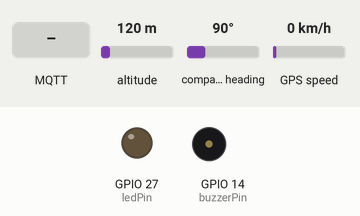
A sketch run on a simulated ESP32. On the bench: output pins drawn as LEDs (lit = HIGH), buzzer (waves = sounding, pin HIGH). Inputs (shaded band) come from the test bench; at power-on: altitude 120 m, compass heading 90°, GPS speed 0 km/h. WiFi joins after 1.5 s; servers stay silent unless stated; the GPS gets a fix after 3 s at 37.7749, -122.4194 with 8 satellites; no MQTT or app messages arrive unless stated; what the sketch prints to the serial monitor is not drawn.

Above: at 2.7 s.
2.8 s: MQTT message "high" arrives on the first subscribed topic
At 3.7 s:
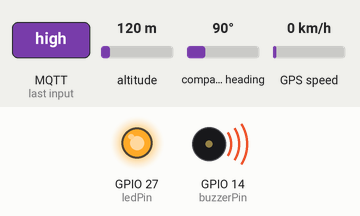
Timing chart, 0 to 9.3 s (numbered marks = the images above; inputs shaded):
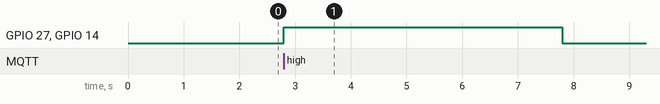

The sketch:

espGPSAlarm.ino
```cpp
#include <TinyGPS++.h>
#include <HardwareSerial.h>
#include <WiFi.h>
#include <PubSubClient.h>

// Inisialisasi GPS
TinyGPSPlus gps;
HardwareSerial gpsSerial(2); // RX=16, TX=17

// WiFi & MQTT
const char* ssid = "infinitegalaxy";
const char* password = "12345678";
const char* mqtt_server = "broker.emqx.io";
const int mqtt_port = 1883;

WiFiClient espClient;
PubSubClient client(espClient);

// Buzzer dan LED
const int buzzerPin = 14;
const int ledPin = 27;

bool alarmActive = false;
unsigned long alarmStartTime = 0;
bool sentLow = false;
unsigned long lowSentTime = 0;

void setup_wifi() {
  WiFi.begin(ssid, password);
  Serial.print("Menghubungkan WiFi");
  while (WiFi.status() != WL_CONNECTED) {
    delay(500);
    Serial.print(".");
  }
  Serial.println("\nWiFi Tersambung");
}

void callback(char* topic, byte* payload, unsigned int length) {
  String message;
  for (int i = 0; i < length; i++) {
    message += (char)payload[i];
  }

  if (String(topic) == "infinitegalaxy/alarm") {
    if (message == "high") {
      digitalWrite(buzzerPin, HIGH);
      digitalWrite(ledPin, HIGH);
      alarmStartTime = millis();
      alarmActive = true;
      sentLow = false;
      Serial.println("Alarm diaktifkan!");
    }
  }
}

void reconnect_mqtt() {
  while (!client.connected()) {
    Serial.print("Menghubungkan MQTT...");
    if (client.connect("ESP32-GPS-Client")) {
      Serial.println("Berhasil");
      client.subscribe("infinitegalaxy/alarm");
    } else {
      Serial.print("Gagal, kode=");
      Serial.print(client.state());
      delay(2000);
    }
  }
}

void setup() {
  Serial.begin(115200);
  gpsSerial.begin(9600, SERIAL_8N1, 16, 17);
  Serial.println("GPS Matek M10 - Kirim ke MQTT");

  pinMode(buzzerPin, OUTPUT);
  pinMode(ledPin, OUTPUT);
  digitalWrite(buzzerPin, LOW);
  digitalWrite(ledPin, LOW);

  setup_wifi();
  client.setServer(mqtt_server, mqtt_port);
  client.setCallback(callback);
}

void loop() {
  if (!client.connected()) {
    reconnect_mqtt();
  }
  client.loop();

  // Proses alarm
  if (alarmActive && millis() - alarmStartTime >= 5000) {
    digitalWrite(buzzerPin, LOW);
    digitalWrite(ledPin, LOW);
    if (!sentLow) {
      lowSentTime = millis();
      sentLow = true;
    }
  }

  if (sentLow && millis() - lowSentTime >= 1000) {
    client.publish("infinitegalaxy/alarm", "low");
    Serial.println("Alarm dimatikan (low dikirim)");
    sentLow = false;
    alarmActive = false;
  }

  // Proses GPS
  while (gpsSerial.available()) {
    gps.encode(gpsSerial.read());

    if (gps.location.isUpdated()) {
      float lat = gps.location.lat();
      float lng = gps.location.lng();
      int sats = gps.satellites.value();

      Serial.print("Lat: "); Serial.print(lat, 6);
      Serial.print(" | Lng: "); Serial.println(lng, 6);
      Serial.print("Satelit: "); Serial.println(sats);

      String koordinatStr = String(lat, 6) + "," + String(lng, 6);
      client.publish("infinitegalaxy/gps", koordinatStr.c_str());
    }
  }
}
```

Measured:
- after the input at 2.8 s, GPIO 27 (ledPin), GPIO 14 (buzzerPin): LOW → HIGH at once, → LOW 5.0 s later
